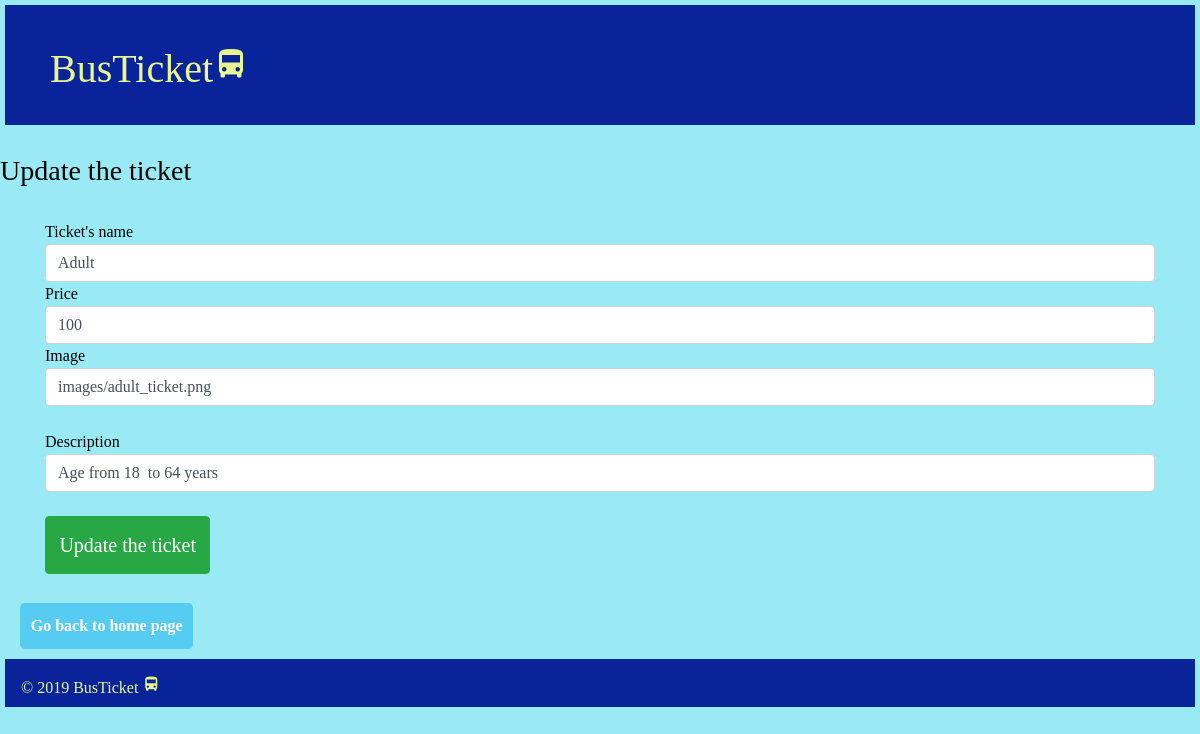
Page /update_ticket.php?id=1 on the committed database.
### tables this page shows
CREATE TABLE `tickets` (
  `id` int(11) NOT NULL,
  `name_ticket` varchar(45) NOT NULL,
  `price` double NOT NULL,
  `image` varchar(250) DEFAULT NULL,
  `description` varchar(250) DEFAULT NULL
);

### public/lib/config.php (called while the page is built)
<?php
class Db {
    private $host = 'localhost';
    private $db   = 'Tickets';
    private $user = 'root';
    private $pass = '';
    private $charset = 'utf8mb4';
    protected $conn;
    public function __construct() {
        try {
            $dsn = "mysql:host=".$this->host.";dbname=".$this->db.";charset=".$this->charset;
            $this->conn = new PDO($dsn, $this->user, $this->pass);
        } catch (\PDOException $e) {
            throw new \PDOException($e->getMessage(), (int)$e->getCode());
        }
    }
    public function connect(){
        return $this->conn;
    }
}

### public/lib/ticket_class.php (called while the page is built, shortened)
<?php
class Ticket
{
    private $db;
    public function __construct()
    {
        $this->db = new Db();
        $this->db = $this->db->connect();
    }
    public function selectTicket($id)
    {
        $stmt = $this->db->prepare('SELECT * FROM tickets WHERE id = :id');
        $stmt->bindValue(':id', $id, PDO::PARAM_INT);
        $stmt->execute();
        $result = $stmt->fetch(PDO::FETCH_ASSOC);
        return $result;
    }
}
?>

### public/lib/common.php (called while the page is built)
<?php
function escape($html) {
  return htmlspecialchars($html, ENT_QUOTES | ENT_SUBSTITUTE, "UTF-8");
}

### public/update_ticket.php (the view, shortened to what this page needs)
<?php
require_once('lib/ticket_class.php');
require_once('lib/config.php');
require_once('lib/common.php');
if (isset($_GET['id']))
{
  $id = $_GET['id'];
  $ticket = new Ticket();
  $result = $ticket->selectTicket($id);
}
?>
<?php include "templates/header.php"; ?>
<h3>Update the ticket</h3><br>
<div class="container">
    <form action='' method="post">
        <lable for="name_ticket">Ticket's name</lable>
        <input type="text" class="form-control" name="name_ticket" value="<?php echo escape($result['name_ticket']); ?>" required>
        <lable for="price">Price</lable>
        <input type="number" class="form-control" name="price" value="<?php echo escape($result['price']); ?>" required>
        <lable for="image">Image</lable>
        <input type="text" class="form-control" name="image" value="<?php echo escape($result['image']); ?>" required><br>
        <lable for="image">Description</lable>
        <input type="text" class="form-control" name="description" value="<?php echo escape($result['description']); ?>"><br>
        <button type="submit" class="btn btn-success" name="update" onclick="return confirmIt()"> Update the ticket</button>
    </form><br>
</div>
<a href="index.php" class="btn btn-primary" role="button">Go back to home page</a><br>
<?php include "templates/footer.php"; ?>

### public/css/style.css (style rules this page uses)
body { background: rgb(153, 234, 245); padding: 0 10px; }
.container { min-height: 300px; background: rgb(153, 234, 245); }
.btn-success { font-size: 1.25em; }
a { margin: 5px; }
* { box-sizing: border-box; font-family: Raleway; color: black; }
html, body { margin: 0; padding: 0; min-height: 100%; }
.btn { text-align: center; vertical-align: middle; padding: .67em .67em; cursor: pointer; }
.btn-primary { color: white; background-color: #56CCF2; border: none; border-radius: .3em; font-weight: bold; margin-left: 20px; }

### rows in the picture
tickets: name_ticket "Adult", price "100", image "images/adult_ticket.png", description "Age from 18 to 64 years"
